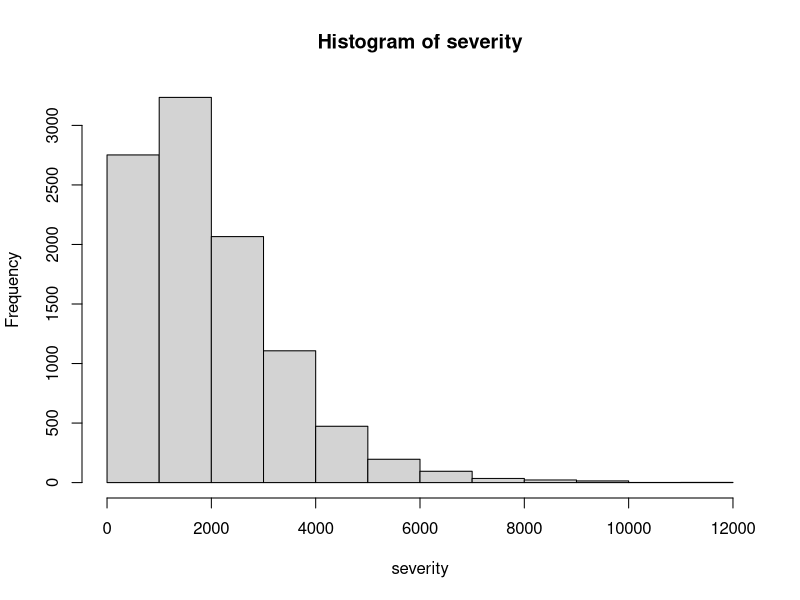
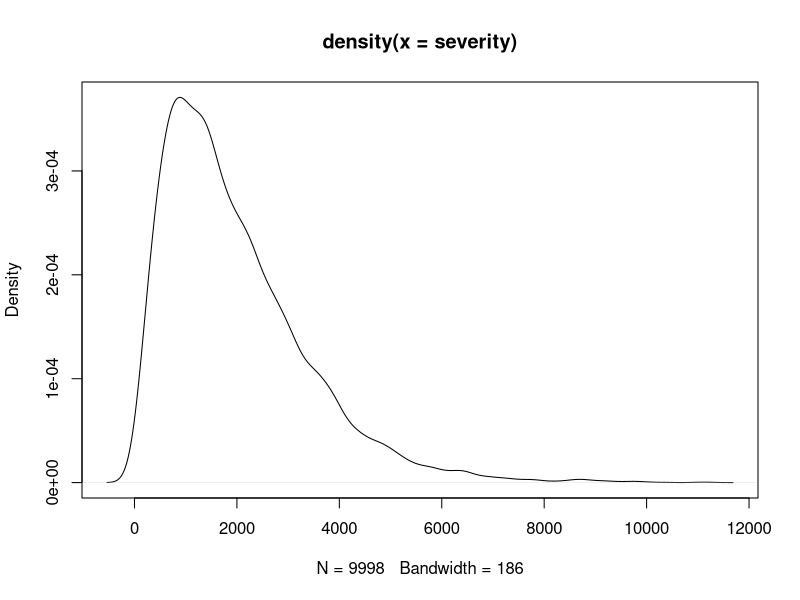
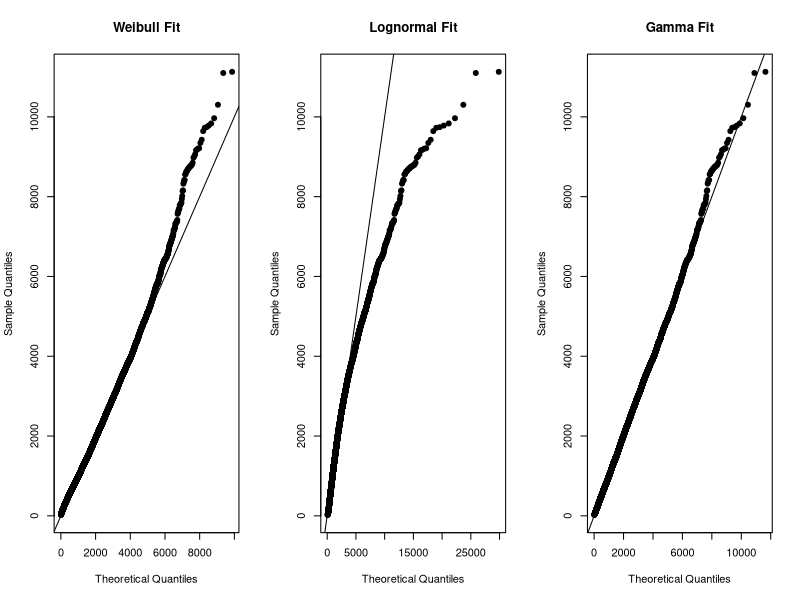
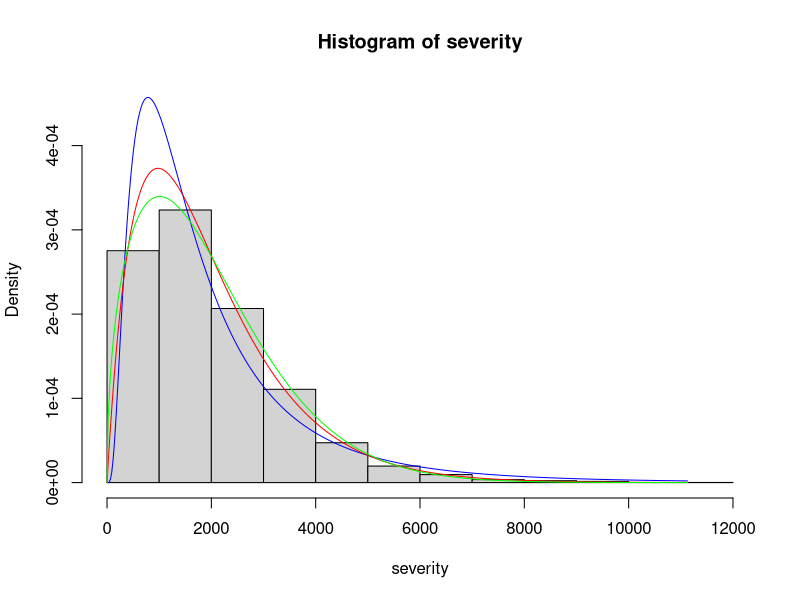
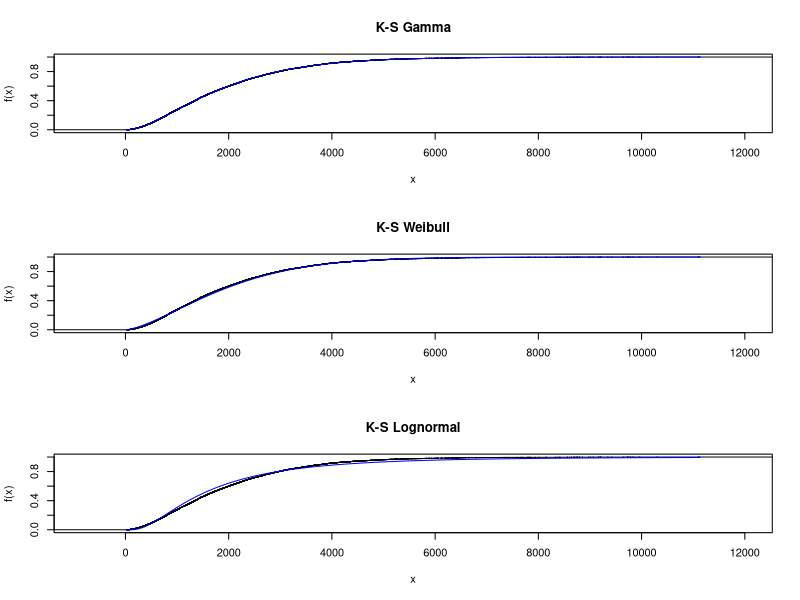
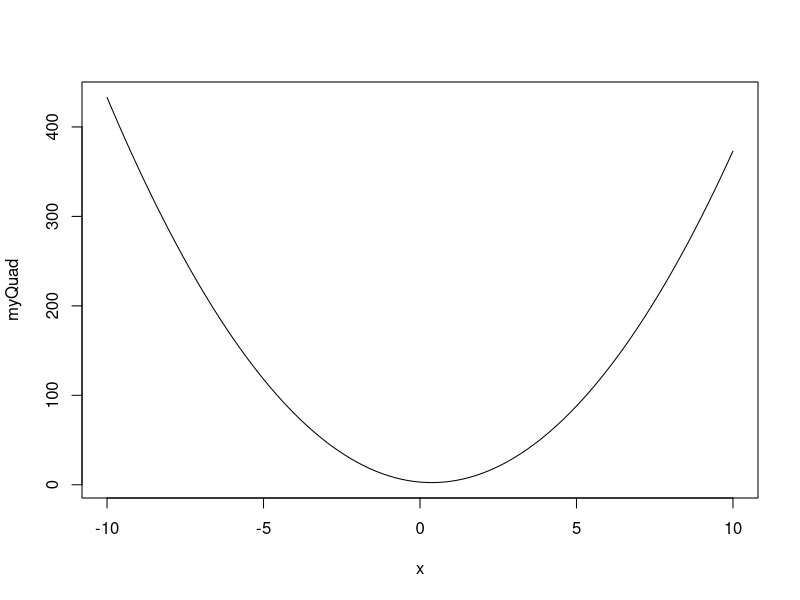
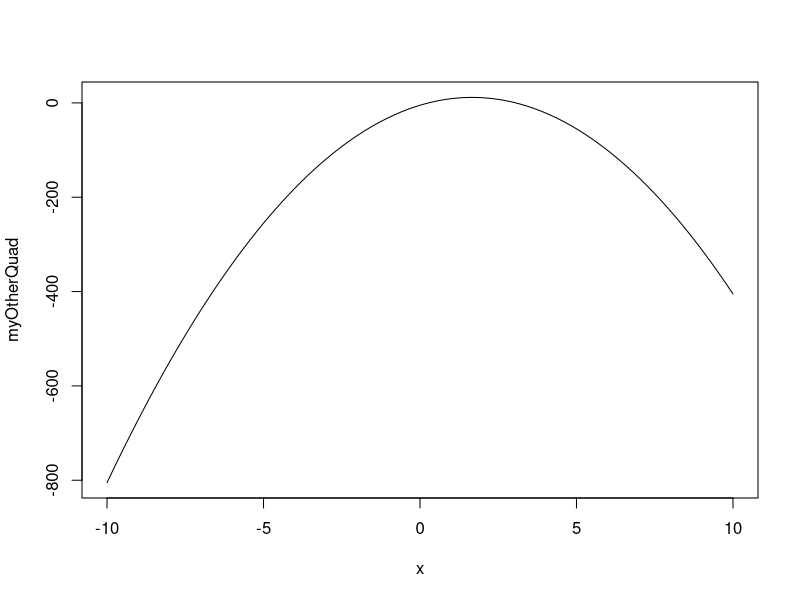
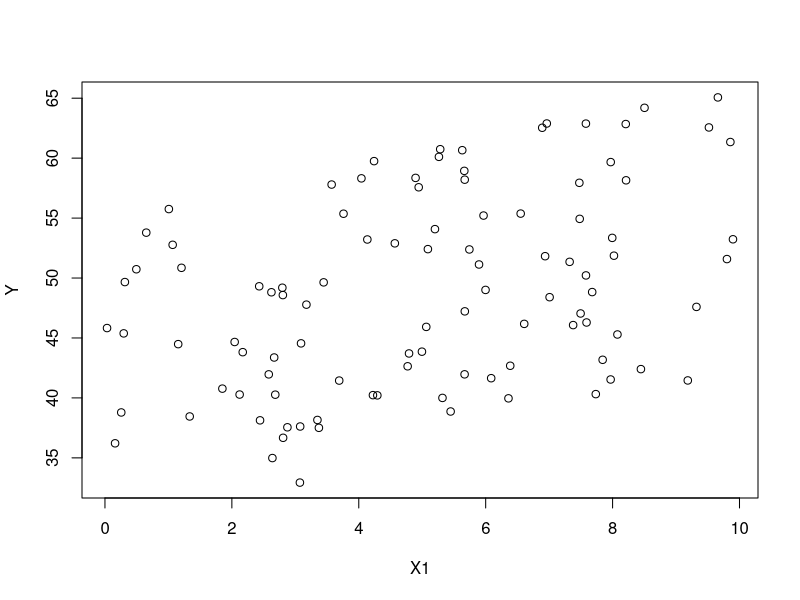

Write R code to recreate these figures, in order.
## ---- chunk 1
knitr::opts_chunk$set(
    warning=FALSE
  , error=FALSE
  , echo=TRUE
  , message=FALSE
  , fig.height = 4.5
  , collapse = TRUE
)
knitr::opts_knit$set(root.dir = normalizePath('../../'))
## ---- chunk 2
set.seed(8910)
years <- 2001:2010
frequency <- 1000

N <- rpois(length(years), frequency)

sevShape <- 2
sevScale <- 1000
severity <- rgamma(sum(N), sevShape, scale = sevScale)
## ---- chunk 3
mean(severity)
median(severity)
var(severity)
sd(severity)
quantile(severity, 0.25)
quantile(severity, c(0.25, 0.5, 0.75))
## ---- chunk 4
summary(severity)
## ---- chunk 5
hist(severity)
## ---- chunk 6
plot(density(severity))
## ---- chunk 7
library(MASS)

fitGamma <- fitdistr(severity, "gamma")
fitLognormal <- fitdistr(severity, "lognormal")
fitWeibull <- fitdistr(severity, "Weibull")

fitGamma
fitLognormal
fitWeibull
## ---- chunk 8
probabilities = (1:(sum(N)))/(sum(N)+1)

weibullQ <- qweibull(probabilities, coef(fitWeibull)[1], coef(fitWeibull)[2])
lnQ <- qlnorm(probabilities, coef(fitLognormal)[1], coef(fitLognormal)[2])
gammaQ <- qgamma(probabilities, coef(fitGamma)[1], coef(fitGamma)[2])

sortedSeverity <- sort(severity)
## ---- chunk 9
oldPar <- par(mfrow = c(1,3))
plot(sort(weibullQ), sortedSeverity, xlab = 'Theoretical Quantiles', ylab = 'Sample Quantiles', pch=19, main = "Weibull Fit")
abline(0,1)

plot(sort(lnQ), sortedSeverity, xlab = 'Theoretical Quantiles', ylab = 'Sample Quantiles', pch=19, main = "Lognormal Fit")
abline(0,1)

plot(sort(gammaQ), sortedSeverity, xlab = 'Theoretical Quantiles', ylab = 'Sample Quantiles', pch=19, main = "Gamma Fit")
abline(0,1)

par(oldPar)
## ---- chunk 10
sampleLogMean <- fitLognormal$estimate[1]
sampleLogSd <- fitLognormal$estimate[2]

sampleShape <- fitGamma$estimate[1]
sampleRate <- fitGamma$estimate[2]

sampleShapeW <- fitWeibull$estimate[1]
sampleScaleW <- fitWeibull$estimate[2]

x <- seq(0, max(severity), length.out=500)
yLN <- dlnorm(x, sampleLogMean, sampleLogSd)
yGamma <- dgamma(x, sampleShape, sampleRate)
yWeibull <- dweibull(x, sampleShapeW, sampleScaleW)
## ---- chunk 11
hist(severity, freq=FALSE, ylim=range(yLN, yGamma))

lines(x, yLN, col="blue")
lines(x, yGamma, col="red")
lines(x, yWeibull, col="green")
## ---- chunk 12
sampleCumul <- seq(1, length(severity)) / length(severity)
stepSample  <- stepfun(sortedSeverity, c(0, sampleCumul), f = 0)
yGamma <- pgamma(sortedSeverity, sampleShape, sampleRate)
yWeibull <- pweibull(sortedSeverity, sampleShapeW, sampleScaleW)
yLN <- plnorm(sortedSeverity, sampleLogMean, sampleLogSd)
## ---- chunk 13
oldPar <- par(mfrow = c(3,1))
plot(stepSample, col="black", main = "K-S Gamma")
lines(sortedSeverity, yGamma, col = "blue")

plot(stepSample, col="black", main = "K-S Weibull")
lines(sortedSeverity, yWeibull, col = "blue")

plot(stepSample, col="black", main = "K-S Lognormal")
lines(sortedSeverity, yLN, col = "blue")
par(oldPar)
## ---- chunk 14
testGamma <- ks.test(severity, "pgamma", sampleShape, sampleRate)
testLN <- ks.test(severity, "plnorm", sampleLogMean, sampleLogSd)
testWeibull <- ks.test(severity, "pweibull", sampleShapeW, sampleScaleW)

testGamma
testLN
testWeibull
## ---- chunk 15
quadraticFun <- function(a, b, c){
  function(x) a*x^2 + b*x + c
}

myQuad <- quadraticFun(a=4, b=-3, c=3)
## ---- chunk 16
plot(myQuad, -10, 10)
## ---- chunk 17
myResult <- optim(8, myQuad)
myResult
## ---- chunk 18
myOtherQuad <- quadraticFun(-6, 20, -5)
plot(myOtherQuad, -10, 10)
## ---- chunk 19
myResult <- optim(8, myOtherQuad)
myResult
myResult <- optim(8, myOtherQuad, control = list(fnscale=-1))
myResult
## ---- chunk 20
N <- 100
B0 <- 5
B1 <- 1.5
B2 <- 0.8

set.seed(1234)

e <- rnorm(N, mean = 0, sd = 1)
X1 <- runif(N, 0, 10)
X2 <- runif(N, 30, 60)
X3 <- runif(N, 200, 300)

Y <- B0 + B1 * X1 + B2 * X2 + e
## ---- chunk 21
plot(X1, Y)
## ---- chunk 22
fit <- lm(Y ~ X1)
summary(fit)
## ---- chunk 23
prediction <- predict(fit)
## ---- chunk 24
plot(X1, Y)
lines(X1, prediction, col="red")
## ---- chunk 25
plot(Y, residuals(fit))
abline(0, 0, col="red")
## ---- chunk 26
fit2 <- lm(Y ~ X1 + X2)
summary(fit2)

fit3 <- lm(Y ~ X1 + X2 + X3)
summary(fit3)
## ---- chunk 27
severity <- 10000
CV <- .3
sigma <- sqrt(log(1 + CV^2))
mu <- log(severity) - sigma^2/2
plot(function(x) dlnorm(x), mu, sigma, ylab="LN f(x)")
